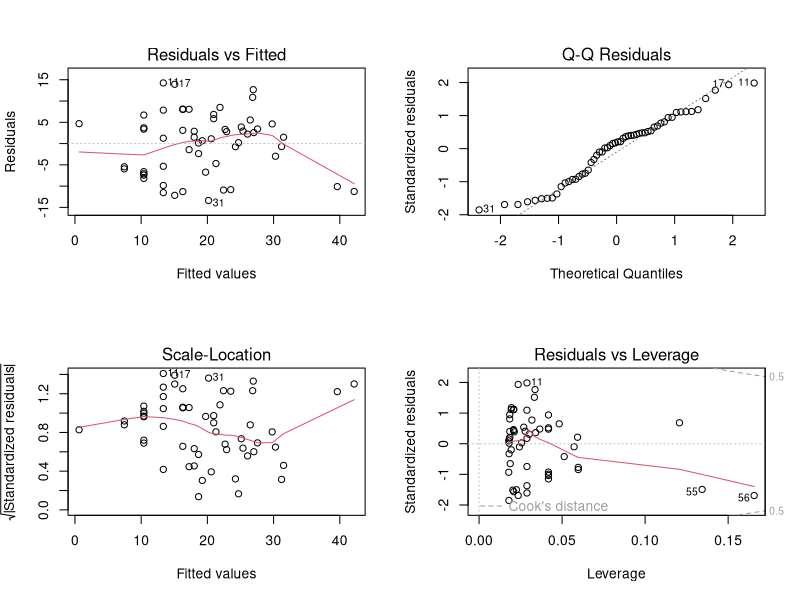
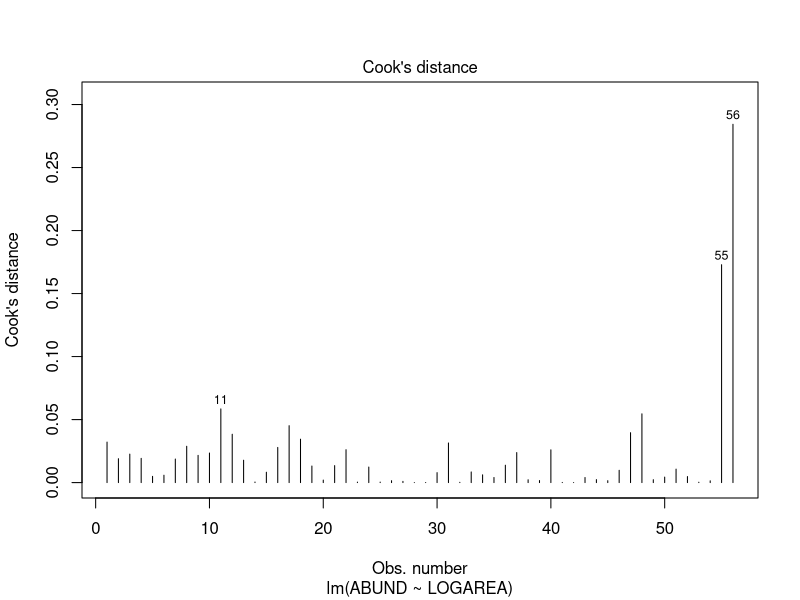
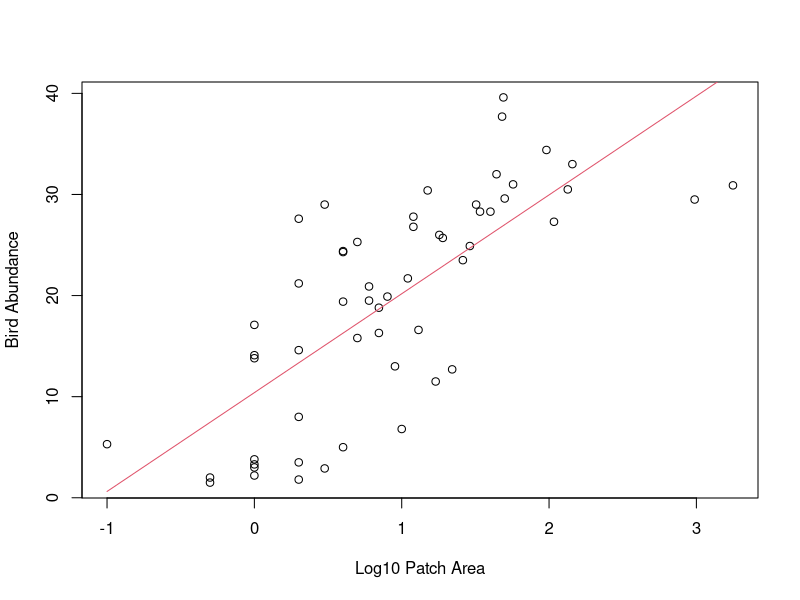
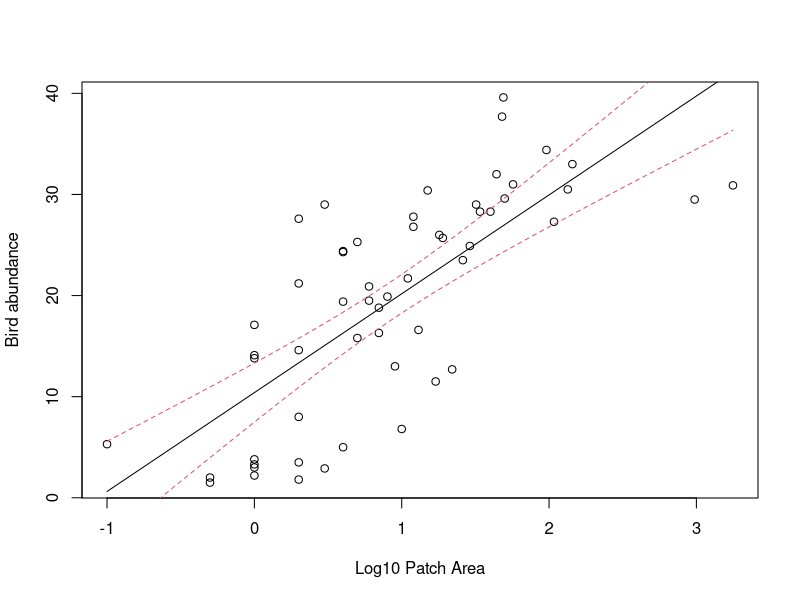
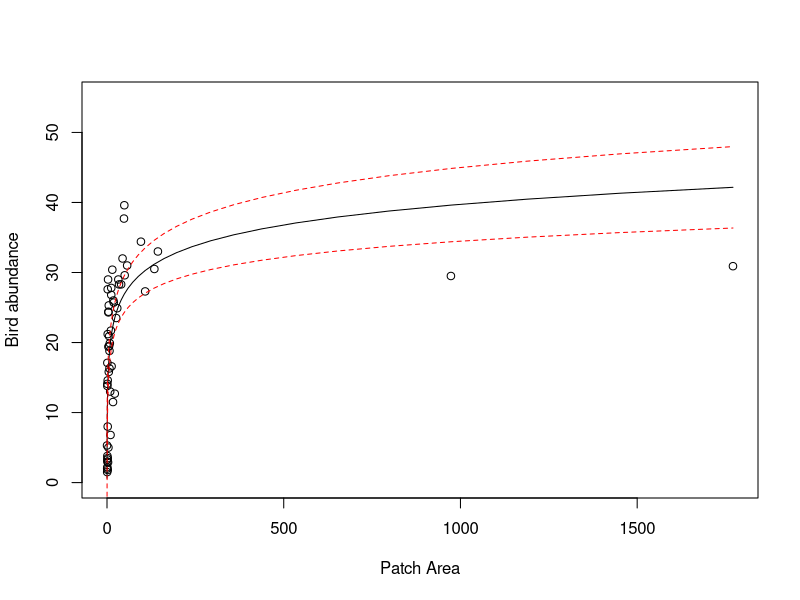

Reproduce these figures in R, in order.
## ----Q2, eval=TRUE, echo=TRUE, collapse=TRUE-------------------------------------------
loyn <- read.table("./data/loyn.txt", header = TRUE, 
                   stringsAsFactors = TRUE)
str(loyn)

# 56 observations and 8 variables (from str())


## ----Q3, eval=TRUE, echo=TRUE, collapse=TRUE-------------------------------------------
# let's first log10 transform the AREA variable due to the couple 
# of unusually large forest area values (check you data exploration)
# to remind yourself

loyn$LOGAREA <- log10(loyn$AREA)

# now fit the linear model

loyn.lm <- lm(ABUND ~ LOGAREA, data = loyn)


## ----Q4, eval=TRUE, echo=TRUE, collapse=TRUE-------------------------------------------
# ANOVA table
anova(loyn.lm)

# The null hypothesis is that the slope of the relationship
# between LOGAREA and ABUND = 0
# i.e. there is no relationship

# The p value is very small (7.178e-11) therefore we 
# reject this null hypothesis (i.e. the slope is different
# from 0)


## ----Q5, eval=TRUE, echo=TRUE, collapse=TRUE-------------------------------------------
summary(loyn.lm)

# the estimate of the intercept = 10.4
# the estimate of the slope = 9.78

# word equation
# ABUND = 10.40 + 9.78 * LOGAREA


## ----Q6, eval=TRUE, echo=TRUE, collapse=TRUE-------------------------------------------

# the null hypothesis for the intercept is that the intercept = 0
# the p value is very small (certainly less than the (not so magic) 0.05)
# therefore we reject this null hypothesis and conclude that the intercept
# is different from zero.

# the null hypothesis for the slope is that the slope = 0
# the p value is very small (7.18e-11)
# therefore we reject this null hypothesis and conclude that the slope
# is different from zero (i.e. there is a significant relationship between
# LOGAREA and ABUND).


## ----Q7, eval=TRUE, echo=TRUE, collapse=TRUE-------------------------------------------
summary(loyn.lm)

# The multiple R-squared value is 0.548 and therefore 54.8% of
# the variation in ABUND is explained by LOGAREA


## ----Q8, eval=TRUE, echo=TRUE, collapse=TRUE-------------------------------------------
# first split the plotting device into 2 rows and 2 columns
par(mfrow = c(2,2))

# now create the residuals plots
plot(loyn.lm)

# The normal Q-Q plot is used to assess normality of the residuals (top right).
# If perfectly normal then all residuals would lie exactly on the 1:1 line.
# In reality this is never going to happen so we are looking for obvious large 
# departures. In this plot they don't look too bad, although the lower quantiles
# do seem to deviate. All in all I would be cautiously optimistic.

# To check homogeneity of variance assumption we look at both the Residuals vs Fitted (top left)
# and the Scale-Location plots (bottom left). 
# There doesn't appear to be any obvious patterns of the residuals in these plots, 
# although you can see the two residuals associated with the two large forest patch areas 
# are below the zero line (negative residuals) on the right hand side of these plots
# despite the log transformation. Perhaps something to bear in mind as we progress. 
# But in short, the homogeneity of variance assumption looks ok.

# From the Residuals vs Leverage plot (bottom right) you can see that there are no residuals 
# with a Cooks distance greater than 1. In fact they are all well below 0.5. If you want to 
# produce a plot of just Cooks distance (perhaps this is clearer)
par(mfrow = c(1,1))
plot(loyn.lm, which = 4)

# Going back to the Residuals vs Leverage plot (bottom right) you can see 
# three residuals that re somewhat unusual in terms of their leverage as 
# they stick out a bit to the right compared to the rest of the residuals. 
# Two of these residuals are our two large forest patch AREAs again. However,
# leverage still seems to be on the low side, so at least on the scale of the
# log transformation things look ok.


## ----Q9, eval=TRUE, echo=TRUE, collapse=TRUE-------------------------------------------
# to predict bird abundance if AREA == 100

# if you log base 10 transformed the AREA variable
bird_abundance100 = 10.4 + (9.78 * log10(100))
bird_abundance100
# if you used the natural log (i.e. log()) then you would use log()
# not log10()


## ----Q10, eval=TRUE, echo=TRUE, collapse=TRUE------------------------------------------
# need to create a dataframe object with a column of LOGAREA values to predict from.
# note you need to call the column the same as used in the model
my.data <- data.frame(LOGAREA = seq(from = min(loyn$LOGAREA),
                                  to = max(loyn$LOGAREA),
                                  length = 50))

# use predict function to calculate predicted values of abundance based on the 
# new LOGAREA values in the data frame my.data (use the newdata argument)
pred.vals <- predict(loyn.lm, newdata = my.data)


## ----Q11, eval=TRUE, echo=TRUE, collapse=TRUE------------------------------------------
# plot the lines on the plot. The x values are the new LOGAREA values from the my.data
# dataframe, the predicted values are from pred.vals 
plot(loyn$LOGAREA, loyn$ABUND, xlab = "Log10 Patch Area", ylab = "Bird Abundance")

lines(my.data$LOGAREA, pred.vals, lty = 1,col = 2)


## ----Q12, eval=TRUE, echo=TRUE, collapse=TRUE------------------------------------------
pred.vals.se <- predict(loyn.lm, newdata = my.data, se.fit = TRUE) # note the use of the se.fit argument

# check out the structure of pred.vals.se
# you can see we now have 4 vectors in this object
# $fit = fitted values
# $se.fit = standard error of fitted values
# $df = degrees of freedom
# $residual.scale = residual standard error

# so we will need to access our fitted values and standard errors using 
# pred.val.se$fit and pred.vals.se$se.fit respectively
str(pred.vals.se)

# now create the plot
plot(x = loyn$LOGAREA, y = loyn$ABUND,
     xlab = "Log10 Patch Area",
     ylab = "Bird abundance")

# add the fitted values as before but now we need to use 
# pred.vals.se$fit
lines(my.data$LOGAREA, pred.vals.se$fit, lty = 1,col = 1)

# add the upper 95% confidence interval
lines(my.data$LOGAREA, pred.vals.se$fit + (1.96 * pred.vals.se$se.fit), lty = 2, col = 2)

# add the lower 95% confidence interval
lines(my.data$LOGAREA, pred.vals.se$fit - (1.96 * pred.vals.se$se.fit), lty = 2, col = 2)


## ----Q13, eval=TRUE, echo=TRUE, collapse=TRUE------------------------------------------
# back transformed LOGAREA and 95% confidence intervals

# re-plot but this time use the original untransformed AREA variable
plot(x = loyn$AREA, y = loyn$ABUND, ylim = c(0,55),
     xlab = "Patch Area",
     ylab = "Bird abundance")

# now add the fitted lines and upper and lower 95% confidence intervals
# remember we only log10 transformed the LOGAREA variable so this is the only
# variable that we need to back-transform

lines(10^(my.data$LOGAREA), pred.vals.se$fit, lty = 1,col = 1)
lines(10^(my.data$LOGAREA), pred.vals.se$fit + (1.96 * pred.vals.se$se.fit), lty = 2, col = "red")
lines(10^(my.data$LOGAREA), pred.vals.se$fit - (1.96 * pred.vals.se$se.fit), lty = 2, col = "red")

# the model doesn't look too great now! Technically, if we transform variables in our model
# then we should only really interpret the model on the scale of the transformation.

# If we interpret on the back transformed scale, you can see the model doesn't really fit the 
# data very well, especially for the two large forest patch AREAs and also those patches with
# high bird abundance.

